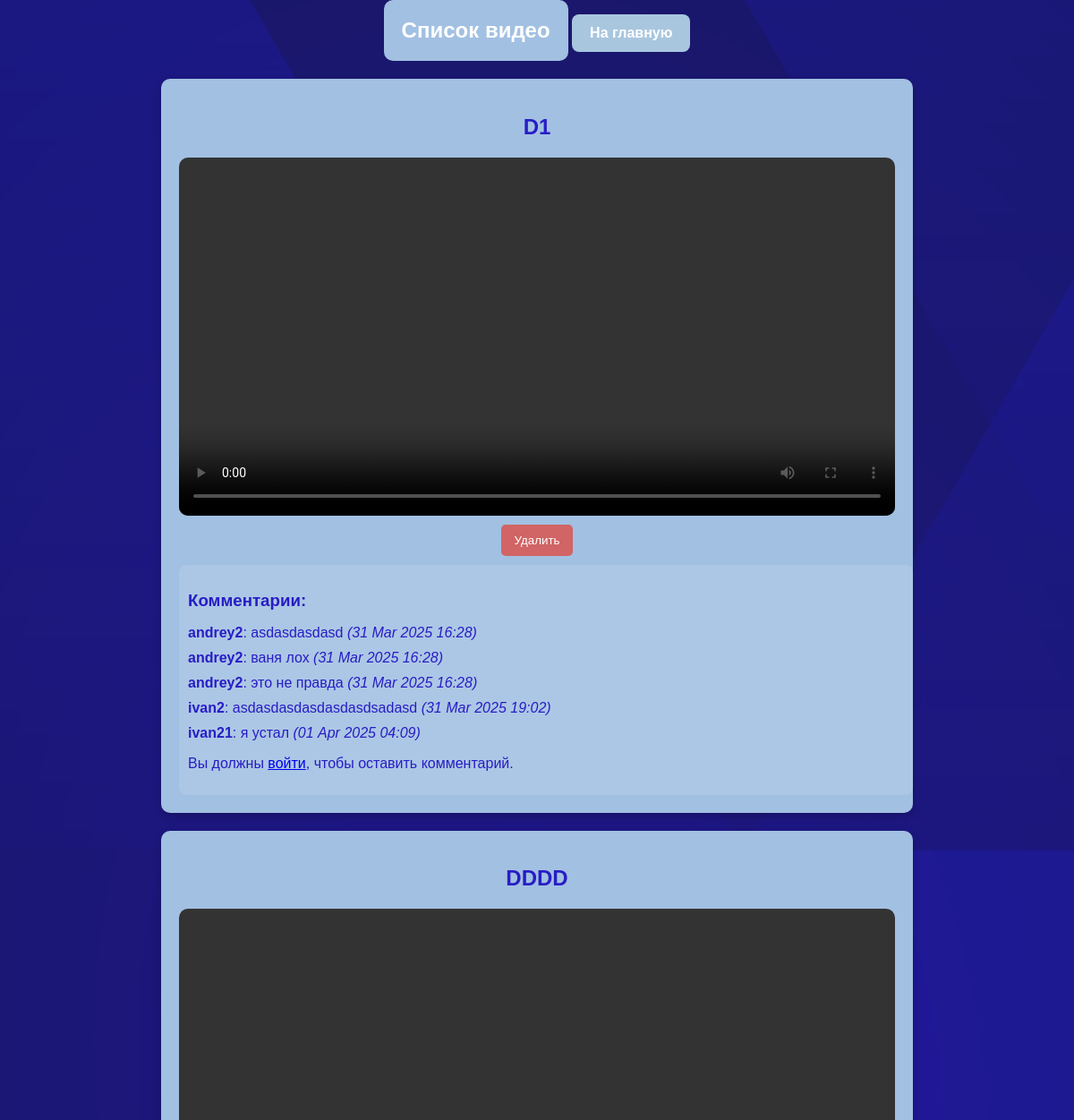
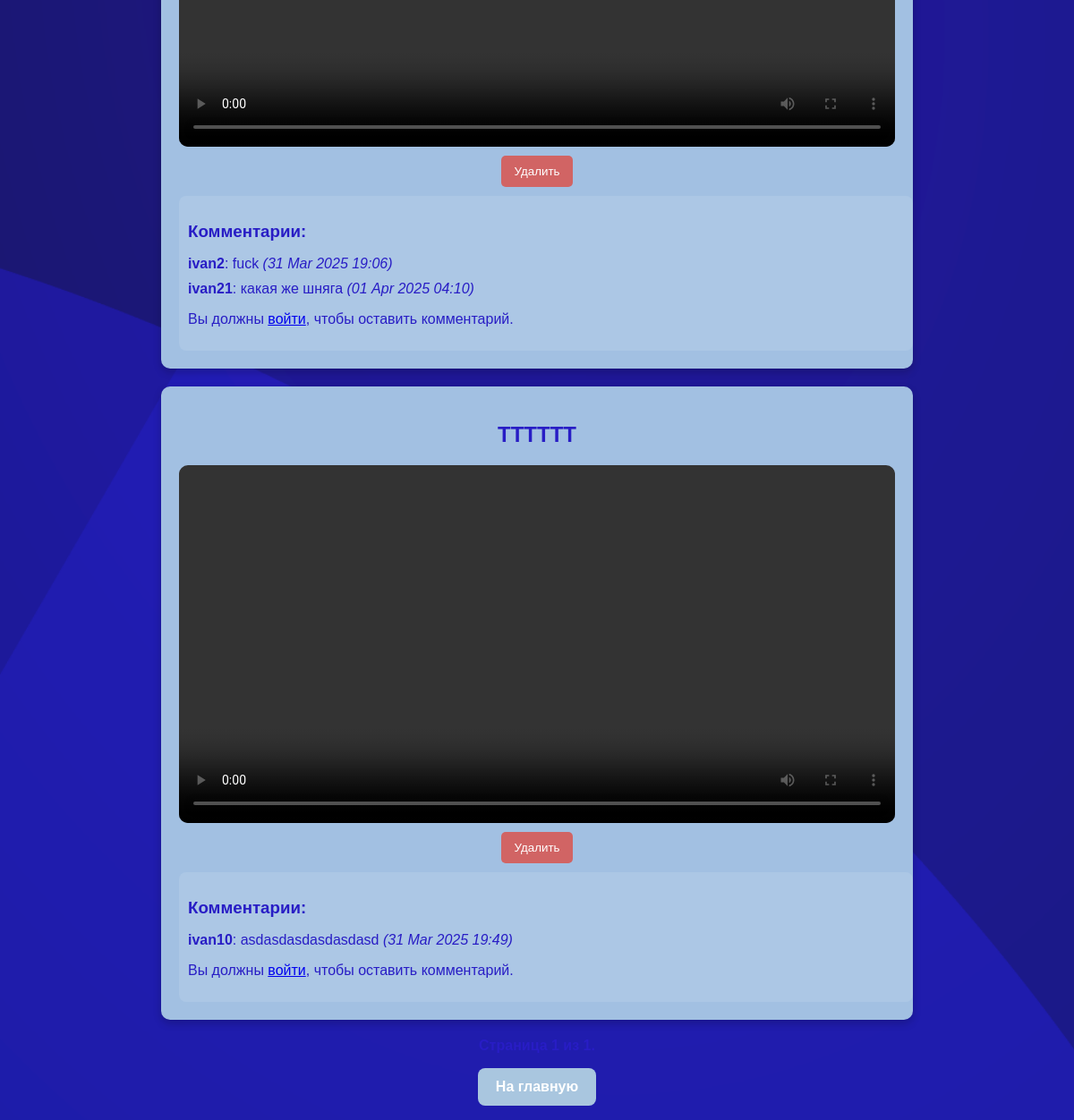
The page / on the database its author committed (2 pictures, top to bottom).
### videos/models.py (models this page shows, shortened)
class Video(models.Model):
    title = models.CharField(max_length=200)
    description = models.TextField()
    uploaded_at = models.DateTimeField(auto_now_add=True)
    user = models.ForeignKey(User, on_delete=models.CASCADE)
    video_file = models.FileField(upload_to='videos/')

class Comment(models.Model):
    video = models.ForeignKey(Video, related_name='comments', on_delete=models.CASCADE)
    user = models.ForeignKey(User, on_delete=models.CASCADE)
    text = models.TextField()
    created_at = models.DateTimeField(auto_now_add=True)

### videos/views.py (the view)
# urls.py: path('', views.video_list, name='video_list'),  # Доступно как 'videos:video_list'
def video_list(request):
    video_list = Video.objects.all()
    paginator = Paginator(video_list, 5)  # Показывать 5 видео на странице
    page_number = request.GET.get('page')
    videos = paginator.get_page(page_number)
    return render(request, 'videos/video_list.html', {'videos': videos})

### videos/templates/videos/video_list.html (shortened to what this page needs)
<!DOCTYPE html>
<html lang="ru">
<head>
    {% load static %}
    <link rel="stylesheet" href="{% static 'css/style2.css' %}">
</head>
<body>
    <header>
        <h1>Список видео</h1>
        <a href="{% url 'home' %}" class="home-link">На главную</a>
    </header>
    <div class="video-grid">
        {% for video in videos %}
            <div class="video-card">
                <h2>{{ video.title }}</h2>
                <div class="video-wrapper">
                    <video controls>
                        <source src="{{ video.video_file.url }}" type="video/mp4">
                    </video>
                </div>
                <form action="{% url 'delete_video' video.id %}" method="post">
                    <button type="submit" class="delete-btn">Удалить</button>
                </form>
                <div class="comments">
                    <h3>Комментарии:</h3>
                    <ul>
                        {% for comment in video.comments.all %}
                            <li>
                                <strong>{{ comment.user.username }}</strong>: {{ comment.text }}
                                <em>({{ comment.created_at|date:"d M Y H:i" }})</em>
                            </li>
                        {% empty %}
                            <li>Нет комментариев.</li>
                        {% endfor %}
                    </ul>
                    {% if user.is_authenticated %}
                        <form method="post" action="{% url 'add_comment' video.id %}">
                            {% csrf_token %}
                            <textarea name="text" required placeholder="Ваш комментарий..."></textarea>
                            <button type="submit">Добавить комментарий</button>
                        </form>
                    {% else %}
                        <p>Вы должны <a href="{% url 'login_view' %}">войти</a>, чтобы оставить комментарий.</p>
                    {% endif %}
                </div>
            </div>
        {% endfor %}
    </div>
    <div class="pagination">
        <span class="current">
        </span>
    </div>
    <p><a href="{% url 'home' %}" class="home-link">На главную</a></p>
</body>
</html>

### videos/static/css/style2.css (style rules this page uses)
body { background: url("../images/background.png") no-repeat center center fixed; background-size: cover; color: rgb(40, 29, 197); font-family: Arial, sans-serif; text-align: center; margin: 0; padding: 0; }
header h1 { background: rgba(0, 0, 0, 0.8); padding: 15px 20px; border-radius: 10px; color: white; font-size: 24px; margin: 0; }
.video-grid { display: flex; flex-direction: column; gap: 20px; margin-top: 20px; align-items: center; }
.video-card { background: #a2c0e2; padding: 20px; border-radius: 10px; width: 90%; max-width: 800px; box-shadow: 0 4px 10px rgba(0, 0, 0, 0.2); }
.video-wrapper { width: 100%; }
.video-wrapper video { width: 100%; height: auto; display: block; border-radius: 10px; }
.delete-btn { background-color: #ff4d4d; color: white; border: none; padding: 10px; border-radius: 5px; cursor: pointer; transition: background-color 0.3s; }
.comments { margin-top: 10px; padding: 10px; background: rgba(255, 255, 255, 0.1); border-radius: 8px; text-align: left; width: 100%; max-width: 800px; max-height: 300px; overflow-y: auto; }
.comments h3 { margin-bottom: 10px; }
.comments ul { list-style-type: none; padding: 0; }
.comments li { margin-bottom: 10px; }
button[type="submit"] { background-color: #d16464; color: white; border: none; padding: 10px 15px; border-radius: 5px; cursor: pointer; margin-top: 10px; transition: background-color 0.3s; }
.pagination { margin-top: 20px; display: flex; justify-content: center; gap: 15px; }
.current { font-weight: bold; }
header h1 { background: #a2c0e2; padding: 20px; border-radius: 10px; display: inline-block; }
.home-link { text-decoration: none; background-color: #a9c6df; color: white; padding: 12px 20px; border-radius: 8px; font-weight: bold; display: inline-block; transition: background-color 0.3s; }

### rows shown on the page
Video: title "D1"
Comment: user.username "andrey2", text "asdasdasdasd", created_at "31 Mar 2025 16:28"
Comment: user.username "andrey2", text "ваня лох", created_at "31 Mar 2025 16:28"
Comment: user.username "andrey2", text "это не правда", created_at "31 Mar 2025 16:28"
Comment: user.username "ivan2", text "asdasdasdasdasdasdsadasd", created_at "31 Mar 2025 19:02"
Comment: user.username "ivan21", text "я устал", created_at "01 Apr 2025 04:09"
Video: title "DDDD"
Comment: user.username "ivan2", text "fuck", created_at "31 Mar 2025 19:06"
Comment: user.username "ivan21", text "какая же шняга", created_at "01 Apr 2025 04:10"
Video: title "TTTTTT"
Comment: user.username "ivan10", text "asdasdasdasdasdasd", created_at "31 Mar 2025 19:49"
